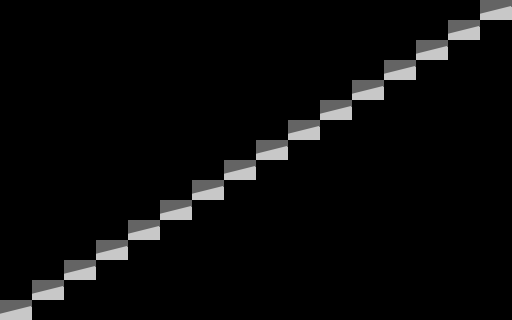
%> input picture matlab实现/line320x512.bmp, 512 x 320 px
$ octave test.m   (GNU Octave 9; MATLAB toolbox functions it lacks are replaced by stand-ins)
%> lines starting %> are read from the running program, lines starting %| are printed output that depends on the picture
%基于局部的亚像素边缘提取
%完全理想的情况，阶跃边缘
%低噪声下高斯滤波

%% 构造理想直线边缘图
%Image = imread('line320x512.bmp');
Image = imread('line320x512.bmp');
%> Image is the input picture: size 320x512 uint8; min 0, max 200, mean 9.4
[weight,high] = size(Image);
%> weight = 320; high = 512
I_source = im2double(Image) * 255;

tic
%% 求梯度图像Fx,Fy
%计算图像梯度，此时需要扩充图像
I_expan = zeros(weight+2,high+2);
for m = 2:1:weight+1
    for n = 2:1:high+1
        I_expan(m,n) = Image(m-1,n-1);
    end
end
% 设置Sobel算子x方向模板
Hx = [-1,-2,-1;0,0,0;1,2,1];
% 设置Sobel算子y方向模板
Hy = Hx';
%编程序实现x,y方向梯度计算
Fx1 = zeros(weight+2,high+2);
Fy1 = zeros(weight+2,high+2);
W = zeros(3,3);%移动窗口
for i = 1:weight
    for j = 1:high
        %模板移动窗口
        W = [I_expan(i,j),I_expan(i,j+1),I_expan(i,j+2);I_expan(i+1,j),I_expan(i+1,j+1),I_expan(i+1,j+2);I_expan(i+2,j),I_expan(i+2,j+1),I_expan(i+2,j+2)];
        Sx = Hx .* W;
        Sy = Hy .* W;
        Fx1(i+1,j+1) = sum(sum(Sx));
        Fy1(i+1,j+1) = sum(sum(Sy));
    end
end
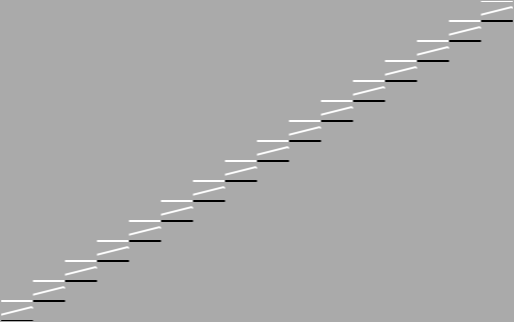
%> Fx1: size 322x514 double; min -800, max 400, mean 0.1; drawn with min black and max white
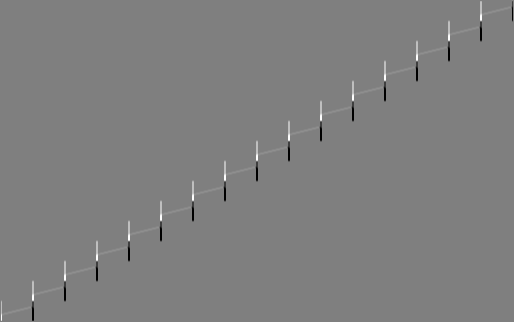
%> Fy1: size 322x514 double; min -800, max 800, mean 0; drawn with min black and max white
% Fx1 = abs(Fx1);
% Fy1 = abs(Fy1);
% 将一圈扩展1个像素的图像复原
Fx = zeros(weight,high);
Fy = zeros(weight,high);
for i = 1:weight
    for j = 1:high
        Fx(i,j) = Fx1(i+1,j+1);
        Fy(i,j) = Fy1(i+1,j+1);
    end
end

%% 计算边缘点的位置
point = [];
ISobel = zeros(weight,high);
I_edge = abs(Fx) + abs(Fy);
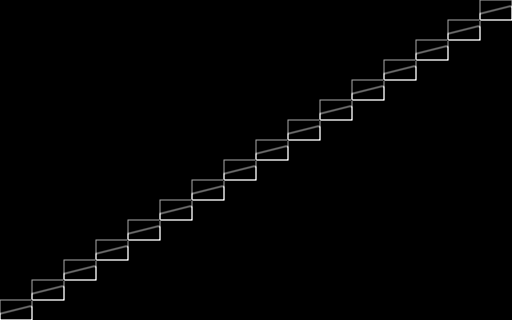
%> I_edge: size 320x512 double; min 0, max 1200, mean 14.7; drawn with min black and max white
for k = 2:(weight-1)
    for j = 2:(high-1)
        if (I_edge(k,j)>=410)
            ISobel(k,j) = 1;
            point = [point;k,j];
        else
            ISobel(k,j) = 0;
        end
    end
end
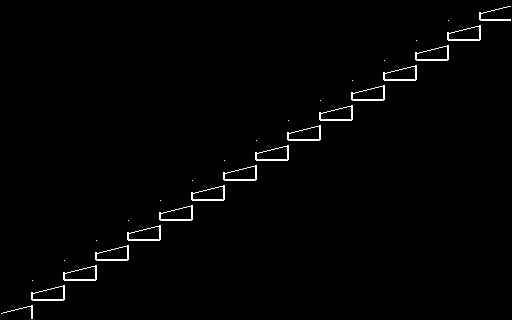
%> ISobel: size 320x512 double; values 0 (black) and 1 (white), 1.3% white in thin lines or dots
%> after the loop, point = 2111 rows, first 12: [7 508; 7 509; 7 510; 7 511; 8 504; 8 505; 8 506; 8 507; 9 500; 9 501; 9 502; 9 503]
[number,l] = size(point);
%> number = 2111; l = 2
%% 根据Fy,Fx得出边缘点大致方向
point_direc = zeros(number,3);
for a = 1:1:number
    if abs(Fy(point(a,1),point(a,2)))<=abs(Fx(point(a,1),point(a,2)))
        if(Fy(point(a,1),point(a,2))*Fx(point(a,1),point(a,2))>0)
                Direc = 2;      %(0,45)
        else    Direc = 1;      %(135,180)
        end
    elseif abs(Fy(point(a,1),point(a,2))) > abs(Fx(point(a,1),point(a,2)))
        if(Fy(point(a,1),point(a,2))*Fx(point(a,1),point(a,2))>0)
                Direc = 8;      %(45,90)
        else    Direc = 4;      %(90,135)
        end
    end
    point_direc(a,:) = [point(a,1),point(a,2),Direc];
end
%> after the loop, Direc = 4; point_direc = 2111 rows, first 12: [7 508 2; 7 509 2; 7 510 2; 7 511 1; 8 504 2; 8 505 2; 8 506 2; 8 507 2; 9 500 2; 9 501 2; 9 502 2; 9 503 2]

s = [512,320];
imshow(ISobel)
matlab_edge_index = find(ISobel'>0);
%> matlab_edge_index = 2111 values from 3580 to 162849
[edgex,edgey] = ind2sub(s,matlab_edge_index);
%> edgex = 2111 values, max 511 at index 4, min 2 at index 2098, mean 263.5; edgey = 2111 values from 7 to 319
matlab_edge(:,1) = edgey;
matlab_edge(:,2) = edgex;
title('matlab仿真边缘结果')

%% 亚像素边缘计算
%忽略图像边缘的像素
% a = zeros(number,4);
% b = zeros(number,4);
%matlab_sim = zeros(number,5);
matlab_sim = [];
Image = im2double(Image);
%> Image: size 320x512 double
for h = 1:number
    state = point_direc(h,3);
    cx = point_direc(h,1); cy = point_direc(h,2);
    if(cx>2 && cy>2 && cx<319 && cy<511)
        switch state
            case 2
                Window = Image(cx-2:cx+2,cy-1:cy+1);
                A = (Window(5,3)+Window(5,2)+Window(4,3))./3;
                B = (Window(1,1) + Window(1,2) + Window(2,1))./3;
                SL = sum(Window(:,1));
                SM = sum(Window(:,2));
                SR = sum(Window(:,3));
            case 1
                Window = Image(cx-2:cx+2,cy-1:cy+1);
                A = (Window(5,1)+Window(5,2)+Window(4,1))./3;
                B = (Window(1,3) + Window(1,2) + Window(2,3))./3;
                SL = sum(Window(:,1));
                SM = sum(Window(:,2));
                SR = sum(Window(:,3));
            case 8
                Window = Image(cx-1:cx+1,cy-2:cy+2);
                A = (Window(3,5)+Window(2,5)+Window(3,4))./3;
                B = (Window(1,1) + Window(2,1) + Window(1,2))./3;
                SL = sum(Window(1,:));
                SM = sum(Window(2,:));
                SR = sum(Window(3,:));
            case 4
                Window = Image(cx-1:cx+1,cy-2:cy+2);
                A = (Window(3,1)+Window(3,2)+Window(2,1))./3;
                B = (Window(1,5) + Window(1,4) + Window(2,5))./3;
                SL = sum(Window(1,:));
                SM = sum(Window(2,:));
                SR = sum(Window(3,:));

        end
           %a(h,:) = [cx,cy,(2*SM - 5*(A+B))/2/(A-B),state];
           %b(h,:) = [cx,cy,(SR - SL)/2/(A-B),state];
        matlab_sim = [matlab_sim;cx,cy,(2*SM - 5*(A+B))/2/(A-B),(SR - SL)/2/(A-B),state];
    end
end
%> this loop made 2111 passes
%> (state, cx, cy, A, B, SL, SM, SR) on passes 1 to 2: (2, 7, 508, 0.784, 0.392, 2.7, 2.8, 2.89), (2, 7, 509, 0.784, 0.392, 2.8, 2.89, 2.99)
%> (state, cx, cy, A, B, SL, SM, SR) on passes 3, 5, 6, 7, 8, 9: (2, 7, 510, 0.784, 0.392, 2.89, 2.99, 3.09), (2, 8, 504, 0.784, 0.392, 2.7, 2.8, 2.89), (2, 8, 505, 0.784, 0.392, 2.8, 2.89, 2.99), (2, 8, 506, 0.784, 0.392, 2.89, 2.99, 3.09), (2, 8, 507, 0.784, 0.392, 2.99, 3.09, 3.19), (2, 9, 500, 0.784, 0.392, 2.7, 2.8, 2.89)
%> after the loop, A = 0.784; B = 0; SL = 1.57; SM = 1.57; SR = 1.57; Window = [0.784 0.784 0 0 0; 0.784 0.784 0 0 0; 0.784 0.784 0 0 0]; matlab_sim = 2105 rows, first 8: [7 508 -0.37 0.25 2; 7 509 -0.12 0.25 2; 7 510 0.13 0.25 2; 8 504 -0.37 0.25 2; 8 505 -0.12 0.25 2; 8 506 0.13 0.25 2; 8 507 0.38 0.25 2; 9 500 -0.37 0.25 2]

toc
